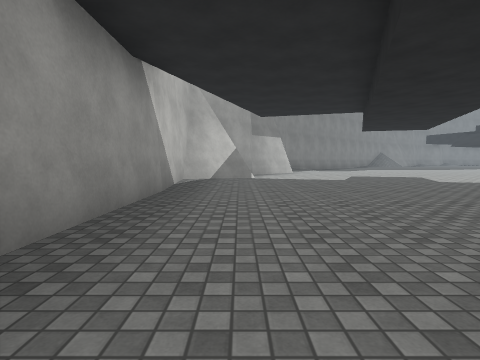
[1] (above)

24 first-person views from a walk through a scene from a Unity 3-D project. The camera is 1.2 m above the floor, tilts 4° down and sees 80° across. The floor is counted in squares, 2 m on a side. Each view is taken from the middle of a square. On the plan, view 1 faces up. The plan holds only what a view shows up to about 9 squares ahead; the rest is blank. The place goes on beyond the plan. Surface patterns are stand-ins for the level's own textures.

[2]
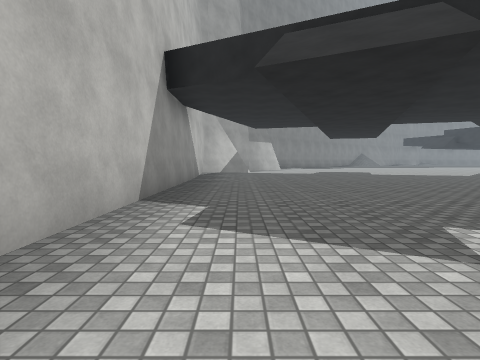

[3]
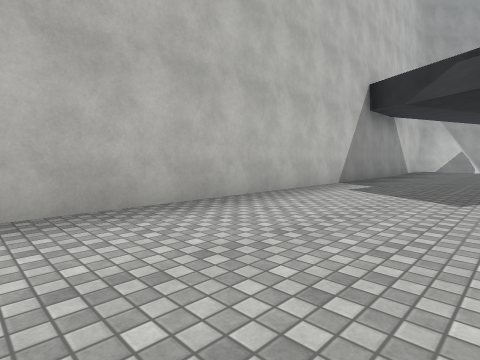

[4]
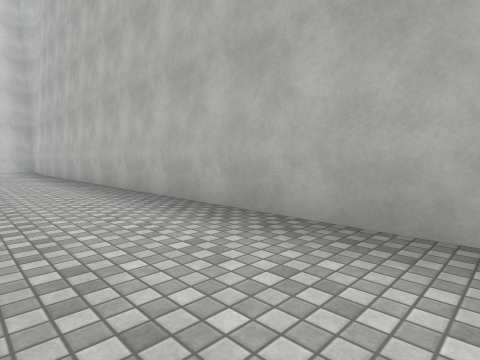

[5]
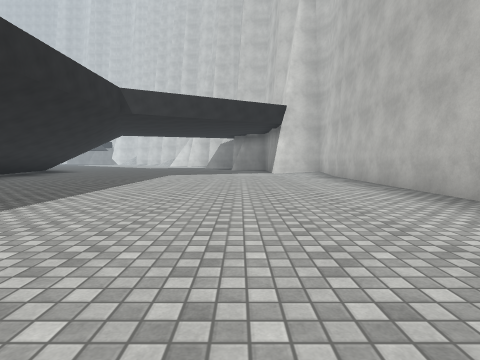

[6]
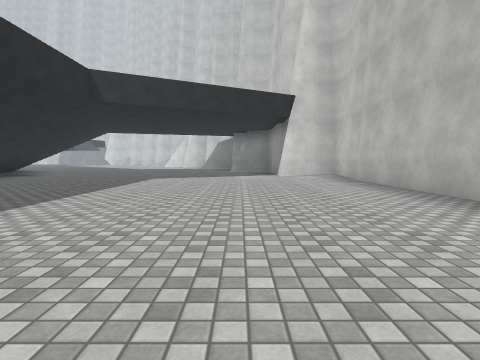

[7]
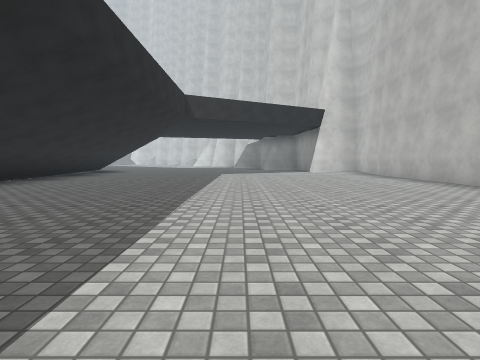

[8]
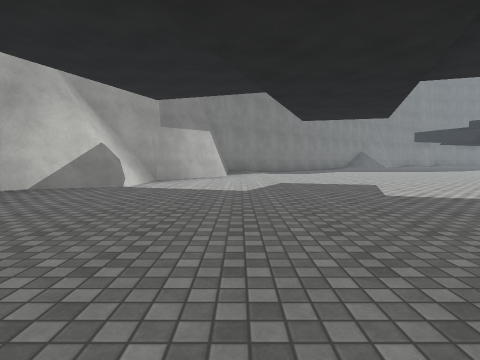

[9]
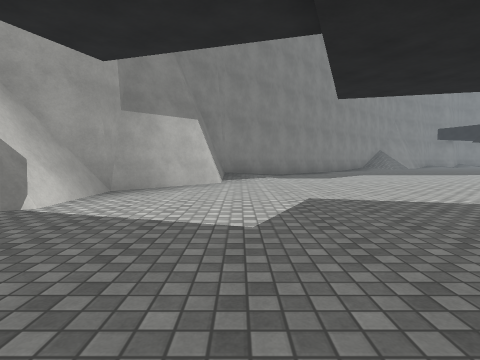

[10]
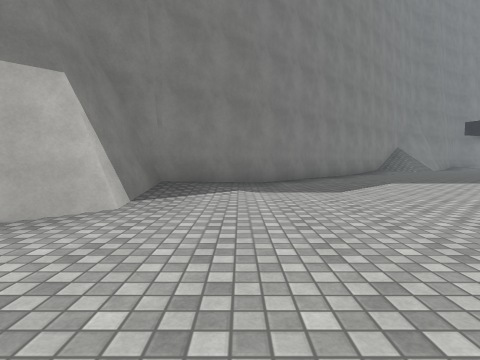

[11]
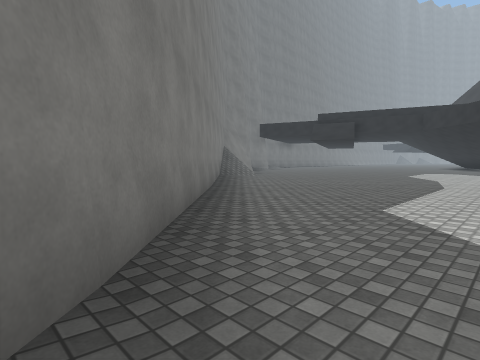

[12]
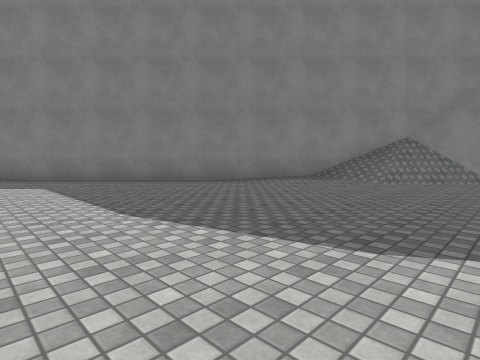

[13]
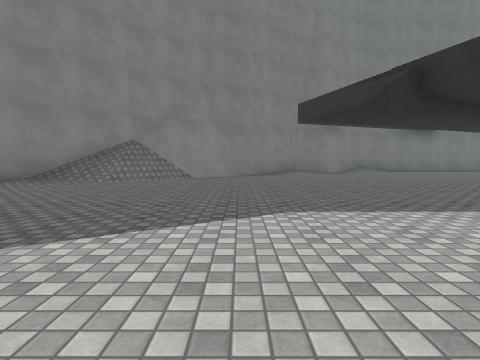

[14]
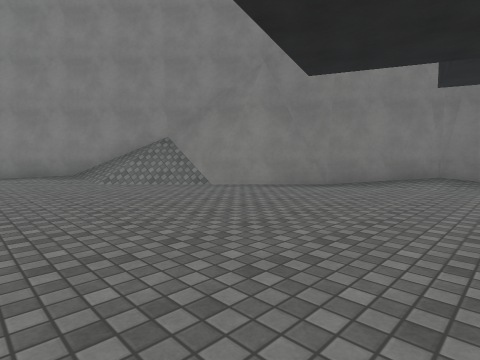

[15]
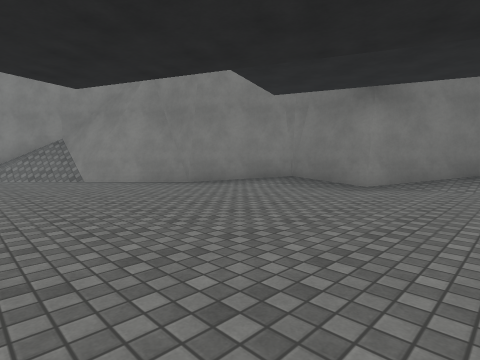

[16]
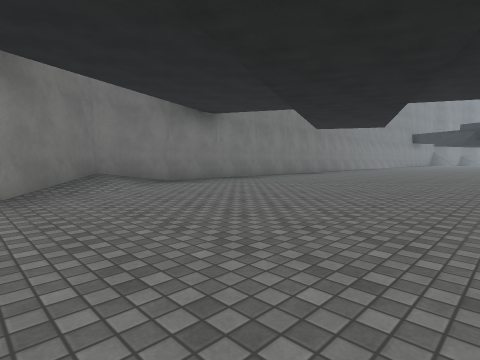

[17]
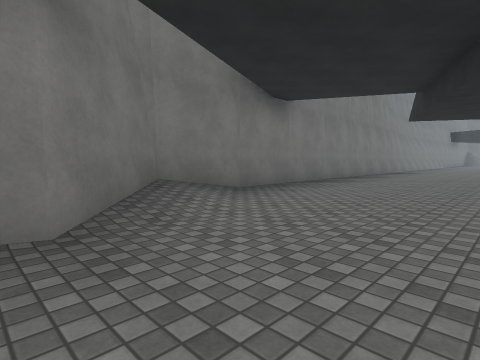

[18]
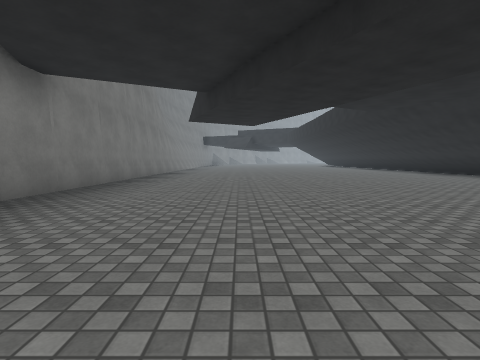

[19]
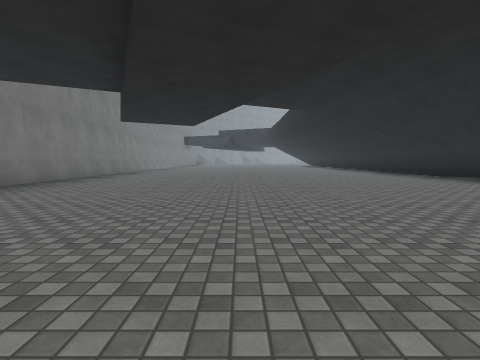

[20]
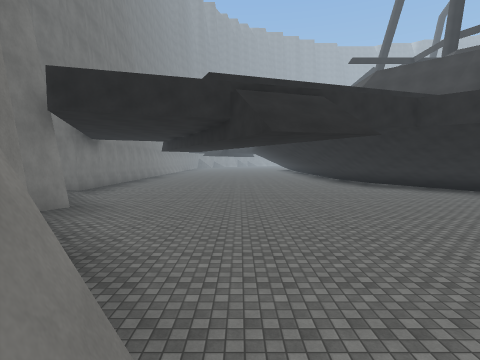

[21]
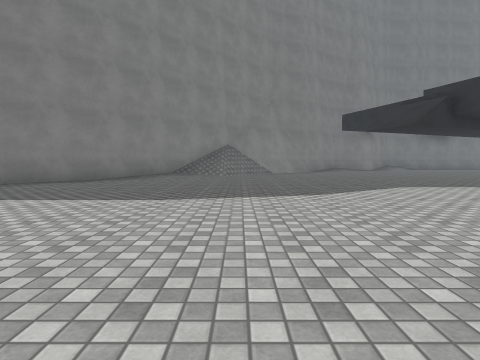

[22]
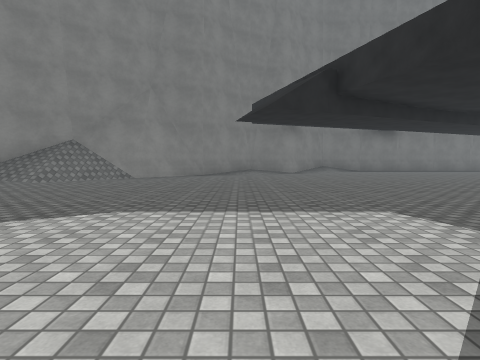

[23]
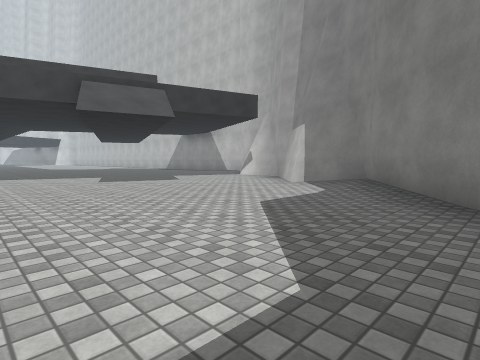

[24]
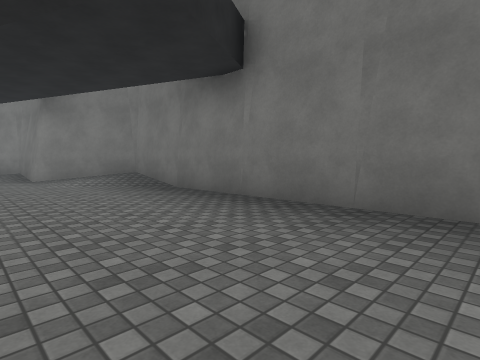

### Floor plan
Key: @ floor where view 1 was taken; # wall or solid block; . floor; / step, stairs or slope.
Columns run from 2 left of view 1 to 30 right of it. Each row starts with its distance up from view 1.
 32                         #########
 31                        ##//......
 30                     ####//.......
 29                    ##/...........
 28                   ##.............
 27                  ##..............
 26               ####...............
 25              ##//................
 24             ##//.................
 23            ##/...................
 22           ##.............. ......
 21          ##..............    ....
 20         ##...............     ###
 19        ##................      #
 18       ##.................
 17      ##...............
 16     ##............. .
 15     #/............
 14     #........ ...
 13    ##.......   .
 12   ##.........
 11   #..........
 10   #.........
  9  ##........
  8 ##.........
  7 #..........
  6 #........
  5 #.........
  4 #.........
  3 #........
  2 #.......
  1 #......
  0 #.@....
 -1 #.....
 -2 #....
 -3 #....
 -4 #....
 -5 #....
 -6 #....
 -7 #.... .
 -8 #.......
 -9 #........
-10 #.........
-11 #..........
-12 #..........
-13 #...........
-14 #...........#
-15 #...........#
-16 #...........#
-17 #...........
-18 #...........
-19 #...........

Positions as (right, up) in squares from view 1, and headings:
1: (0, 0), facing up
2: (0, -4), facing up
3: (2, -7), facing up-left
4: (1, -5), facing down-left
5: (2, -8), facing down
6: (2, -10), facing down
7: (4, -7), facing down
8: (3, 3), facing up
9: (3, 6), facing up
10: (4, 10), facing up
11: (4, 16), facing up-right
12: (15, 16), facing up-left
13: (16, 16), facing up
14: (20, 21), facing up-left
15: (23, 23), facing up-left
16: (20, 24), facing up-right
17: (20, 27), facing up-right
18: (21, 28), facing right
19: (21, 26), facing right
20: (13, 25), facing right
21: (13, 13), facing up
22: (18, 16), facing up
23: (9, 18), facing down-left
24: (30, 28), facing up-left
